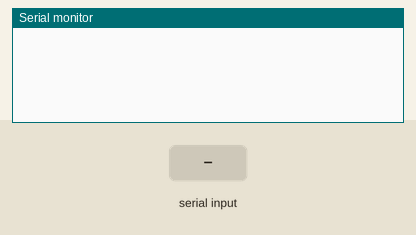
Simulated run of this sketch. Board: Arduino Uno, built with avr-gcc and run on an emulated ATmega328P. Shown: the last lines printed to the serial monitor. The inputs (shaded band) are chosen by the test bench.

Above: at 1.2 s.
1.3 s: "90,45\n" received over Serial
At 2.4 s:
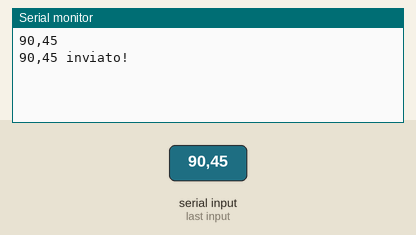
3.2 s: "5\n" received over Serial
At 4.9 s:
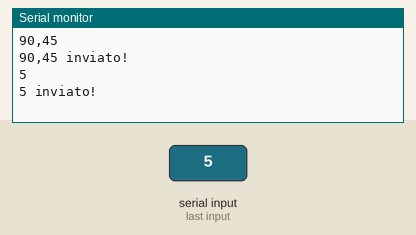

Measured:
- after the input at 1.3 s, the serial monitor: prints a new line at once (image 1)
- after the input at 3.2 s, the serial monitor: prints a new line at once (image 2)

The sketch:

sender.ino
```cpp
/*
  Simple example for sender

  https://github.com/sui77/rc-switch

  How to connect the 433mhz transmitter to Arduino: GND - 5V - pin D10

*/

#include <RCSwitch.h>

RCSwitch mySwitch = RCSwitch();

void setup() {
  Serial.begin(9600);

  // Transmitter is connected to Arduino Pin #10
  mySwitch.enableTransmit(10);
}


void invia(){

     if (Serial.available() > 0){

        String val = Serial.readStringUntil('\n');

        Serial.println(val);
        if (val)
        {

           mySwitch.send(val.toInt(), 24);
           Serial.println(val+" inviato!");
          /* MODI DISPONIBILI D'INVIO */
           /* See Example: TypeA_WithDIPSwitches */
            //mySwitch.switchOn("11111", "00100");
            //delay(5000);
            //mySwitch.switchOff("11111", "00100");
            //delay(1000);

              /* Same switch as above, but using decimal code */
            //mySwitch.send(5201, 24); // on
            //delay(5000);
            //mySwitch.send(5204, 24); // off
            //delay(1000);

            /* Same switch as above, but using binary code */
            //mySwitch.send("000000000001010001010001"); // on
            //delay(5000);
            //mySwitch.send("000000000001010001010100"); // off
            //delay(1000);


        }

     }


}


void loop() {

  invia();


/*
String content = "";
  char character;

  while(Serial.available()) {
      character = Serial.read();
      content.concat(character);
      delay(15);
  }

  if (content != "") {
    Serial.println(content);
  }
*/

}
```
